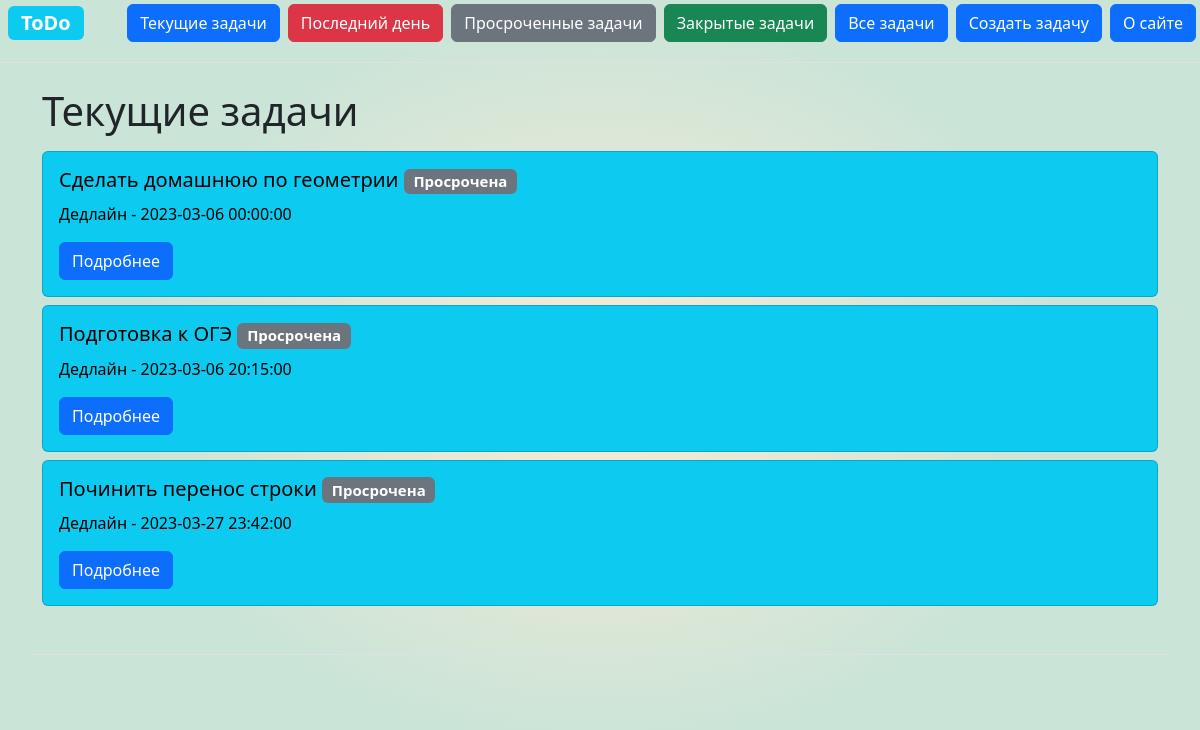
The app's page /index (signed in) with its own data.
### task/models.py (models this page shows, shortened)
class Task(db.Model):
    id = db.Column(db.Integer, primary_key=True)
    title = db.Column(db.String(100), nullable=False)
    text = db.Column(db.Text, nullable=False)
    status = db.Column(db.Integer, default=0) #статус задачи: 0 - в работе, 1 - исполнена
    deadline = db.Column(db.DateTime, nullable=False)
    date = db.Column(db.DateTime, default=datetime.utcnow)
    def get_status(self):
        if self.deadline < datetime.now() and self.status != 1:
            return 2 #статус 2 - просрочена
        elif (self.deadline - datetime.now()).days < 1 and self.status != 1:
            return 3 #статус 3 - срочно (меньше суток)
        else:
            return self.status

### task/routes.py (the view)
@app.route('/')
@app.route('/index')
@login_required
def index():
    tasks = Task.query.order_by(Task.deadline).filter_by(status=0).all()
    return render_template("index.html", tasks=tasks)

### task/models.py (called while the page is built)
    @manager.user_loader
    def load_user(user_id):
        return User.query.get(user_id)

### task/templates/index.html (shortened to what this page needs)
{% extends 'base.html' %}
{% block body%}
    <h1>Текущие задачи</h1>
    {% if tasks %}
    {% for task in tasks %}
        <div class="card-group pt-2">
            <div class="card text-black bg-info" >
               <div class="card-body" bis_skin_checked="1">
                   <h5 class="card-title">{{ task.title }}
                        {% if task.get_status() == 0 %}
                        <span class="badge bg-warning text-wrap">В работе</span>
                    {% elif task.get_status() == 2 %}
                        <span class="badge bg-secondary text-wrap">Просрочена</span>
                     {% elif task.get_status() == 3 %}
                        <span class="badge bg-warning text-wrap">В работе</span>
                        <span class="badge bg-danger text-wrap">Срочно</span>
            {% endif %}</h5>
                  <p class="card-text">Дедлайн - {{ task.deadline }}</p>
                  <a href="/tasks/{{ task.id }}" class="btn btn-primary">Подробнее</a>
               </div>
            </div>
        </div>
    {% endfor %}
    {% else %}
        <p>Нет задач в работе</p>
    {% endif %}
{% endblock %}

### task/static/css/main.css (style rules this page uses)
body { background: radial-gradient(40% 50%, #FAECD5, #CAE4D8); }

### records on screen
Task: title "Сделать домашнюю по геометрии", status "Просрочена", deadline "2023-03-06 00:00:00"
Task: title "Подготовка к ОГЭ", status "Просрочена", deadline "2023-03-06 20:15:00"
Task: title "Починить перенос строки", status "Просрочена", deadline "2023-03-27 23:42:00"
